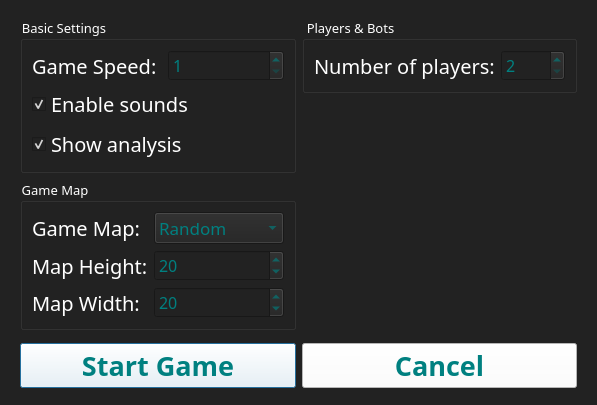
<?xml version="1.0" encoding="UTF-8"?>
<ui version="4.0">
 <class>LocalGameDialog</class>
 <widget class="QDialog" name="LocalGameDialog">
  <property name="geometry">
   <rect>
    <x>0</x>
    <y>0</y>
    <width>597</width>
    <height>405</height>
   </rect>
  </property>
  <property name="font">
   <font>
    <family>Quicksand</family>
   </font>
  </property>
  <property name="windowTitle">
   <string>Local Game</string>
  </property>
  <property name="styleSheet">
   <string notr="true">background-color: rgb(34, 34, 34);</string>
  </property>
  <layout class="QVBoxLayout" name="verticalLayout_5">
   <property name="leftMargin">
    <number>20</number>
   </property>
   <property name="rightMargin">
    <number>20</number>
   </property>
   <item>
    <spacer name="verticalSpacer">
     <property name="orientation">
      <enum>Qt::Orientation::Vertical</enum>
     </property>
     <property name="sizeHint" stdset="0">
      <size>
       <width>20</width>
       <height>40</height>
      </size>
     </property>
    </spacer>
   </item>
   <item>
    <layout class="QHBoxLayout" name="horizontalLayout">
     <item>
      <layout class="QVBoxLayout" name="verticalLayout_3">
       <item>
        <widget class="QGroupBox" name="groupBox">
         <property name="font">
          <font>
           <family>Quicksand</family>
           <pointsize>10</pointsize>
          </font>
         </property>
         <property name="styleSheet">
          <string notr="true">color: white;</string>
         </property>
         <property name="title">
          <string>Basic Settings</string>
         </property>
         <layout class="QVBoxLayout" name="verticalLayout_2">
          <item>
           <layout class="QHBoxLayout" name="horizontalLayout_4">
            <item>
             <widget class="QLabel" name="labGameSpeed">
              <property name="font">
               <font>
                <family>Quicksand</family>
                <pointsize>15</pointsize>
               </font>
              </property>
              <property name="styleSheet">
               <string notr="true">color: white;</string>
              </property>
              <property name="text">
               <string>Game Speed: </string>
              </property>
             </widget>
            </item>
            <item>
             <widget class="QSpinBox" name="spinBox_gameSpeed">
              <property name="font">
               <font>
                <family>Quicksand</family>
                <pointsize>12</pointsize>
               </font>
              </property>
              <property name="styleSheet">
               <string notr="true">color: teal;</string>
              </property>
              <property name="minimum">
               <number>1</number>
              </property>
              <property name="maximum">
               <number>1000</number>
              </property>
             </widget>
            </item>
           </layout>
          </item>
          <item>
           <widget class="QCheckBox" name="checkBox_enableSounds">
            <property name="font">
             <font>
              <family>Quicksand</family>
              <pointsize>15</pointsize>
             </font>
            </property>
            <property name="text">
             <string>Enable sounds</string>
            </property>
            <property name="checked">
             <bool>true</bool>
            </property>
           </widget>
          </item>
          <item>
           <widget class="QCheckBox" name="checkBox_showAnalysis">
            <property name="font">
             <font>
              <family>Quicksand</family>
              <pointsize>15</pointsize>
             </font>
            </property>
            <property name="text">
             <string>Show analysis</string>
            </property>
            <property name="checked">
             <bool>true</bool>
            </property>
           </widget>
          </item>
         </layout>
        </widget>
       </item>
       <item>
        <widget class="QGroupBox" name="groupBox_gameMap">
         <property name="font">
          <font>
           <family>Quicksand</family>
           <pointsize>10</pointsize>
          </font>
         </property>
         <property name="styleSheet">
          <string notr="true">color: white;</string>
         </property>
         <property name="title">
          <string>Game Map</string>
         </property>
         <layout class="QGridLayout" name="gridLayout">
          <item row="0" column="0">
           <widget class="QLabel" name="labGameMap">
            <property name="font">
             <font>
              <family>Quicksand</family>
              <pointsize>15</pointsize>
             </font>
            </property>
            <property name="styleSheet">
             <string notr="true">color: white;</string>
            </property>
            <property name="text">
             <string>Game Map:</string>
            </property>
           </widget>
          </item>
          <item row="0" column="1">
           <widget class="QComboBox" name="comboBox_gameMap">
            <property name="sizePolicy">
             <sizepolicy hsizetype="Expanding" vsizetype="Fixed">
              <horstretch>0</horstretch>
              <verstretch>0</verstretch>
             </sizepolicy>
            </property>
            <property name="font">
             <font>
              <family>Quicksand</family>
              <pointsize>13</pointsize>
             </font>
            </property>
            <property name="styleSheet">
             <string notr="true">color: teal;</string>
            </property>
            <item>
             <property name="text">
              <string>Random</string>
             </property>
            </item>
            <item>
             <property name="text">
              <string>Standard</string>
             </property>
            </item>
           </widget>
          </item>
          <item row="1" column="0">
           <widget class="QLabel" name="labMapHeight">
            <property name="font">
             <font>
              <family>Quicksand</family>
              <pointsize>15</pointsize>
             </font>
            </property>
            <property name="styleSheet">
             <string notr="true">color: white;</string>
            </property>
            <property name="text">
             <string>Map Height:</string>
            </property>
           </widget>
          </item>
          <item row="1" column="1">
           <widget class="QSpinBox" name="spinBox_mapHeight">
            <property name="font">
             <font>
              <family>Quicksand</family>
              <pointsize>12</pointsize>
             </font>
            </property>
            <property name="styleSheet">
             <string notr="true">color: teal;</string>
            </property>
            <property name="minimum">
             <number>1</number>
            </property>
            <property name="maximum">
             <number>100</number>
            </property>
            <property name="value">
             <number>20</number>
            </property>
           </widget>
          </item>
          <item row="2" column="0">
           <widget class="QLabel" name="labMapWidth">
            <property name="font">
             <font>
              <family>Quicksand</family>
              <pointsize>15</pointsize>
             </font>
            </property>
            <property name="styleSheet">
             <string notr="true">color: white;</string>
            </property>
            <property name="text">
             <string>Map Width:</string>
            </property>
           </widget>
          </item>
          <item row="2" column="1">
           <widget class="QSpinBox" name="spinBox_mapWidth">
            <property name="font">
             <font>
              <family>Quicksand</family>
              <pointsize>12</pointsize>
             </font>
            </property>
            <property name="styleSheet">
             <string notr="true">color: teal;</string>
            </property>
            <property name="minimum">
             <number>1</number>
            </property>
            <property name="maximum">
             <number>100</number>
            </property>
            <property name="value">
             <number>20</number>
            </property>
           </widget>
          </item>
         </layout>
        </widget>
       </item>
      </layout>
     </item>
     <item>
      <layout class="QVBoxLayout" name="verticalLayout_4">
       <item>
        <widget class="QGroupBox" name="groupBox_players">
         <property name="font">
          <font>
           <family>Quicksand</family>
           <pointsize>10</pointsize>
          </font>
         </property>
         <property name="styleSheet">
          <string notr="true">color: white;</string>
         </property>
         <property name="title">
          <string>Players &amp;&amp; Bots</string>
         </property>
         <layout class="QVBoxLayout" name="verticalLayout">
          <item>
           <layout class="QHBoxLayout" name="playerLayout">
            <item>
             <widget class="QLabel" name="labNumPlayers">
              <property name="font">
               <font>
                <family>Quicksand</family>
                <pointsize>15</pointsize>
               </font>
              </property>
              <property name="styleSheet">
               <string notr="true">color: white;</string>
              </property>
              <property name="text">
               <string>Number of players:</string>
              </property>
             </widget>
            </item>
            <item>
             <widget class="QSpinBox" name="spinBox_numPlayers">
              <property name="sizePolicy">
               <sizepolicy hsizetype="Expanding" vsizetype="Fixed">
                <horstretch>0</horstretch>
                <verstretch>0</verstretch>
               </sizepolicy>
              </property>
              <property name="font">
               <font>
                <family>Quicksand</family>
                <pointsize>12</pointsize>
               </font>
              </property>
              <property name="styleSheet">
               <string notr="true">color: teal;</string>
              </property>
              <property name="minimum">
               <number>2</number>
              </property>
              <property name="maximum">
               <number>16</number>
              </property>
             </widget>
            </item>
           </layout>
          </item>
         </layout>
        </widget>
       </item>
       <item>
        <spacer name="verticalSpacer_2">
         <property name="orientation">
          <enum>Qt::Orientation::Vertical</enum>
         </property>
         <property name="sizeHint" stdset="0">
          <size>
           <width>20</width>
           <height>40</height>
          </size>
         </property>
        </spacer>
       </item>
      </layout>
     </item>
    </layout>
   </item>
   <item>
    <spacer name="verticalSpacer_3">
     <property name="orientation">
      <enum>Qt::Orientation::Vertical</enum>
     </property>
     <property name="sizeHint" stdset="0">
      <size>
       <width>20</width>
       <height>40</height>
      </size>
     </property>
    </spacer>
   </item>
   <item>
    <layout class="QHBoxLayout" name="horizontalLayout_2">
     <item>
      <widget class="QPushButton" name="btnStartGame">
       <property name="font">
        <font>
         <family>Quicksand</family>
         <pointsize>20</pointsize>
         <bold>true</bold>
        </font>
       </property>
       <property name="styleSheet">
        <string notr="true">color: teal;
background-color: white;</string>
       </property>
       <property name="text">
        <string>Start Game</string>
       </property>
      </widget>
     </item>
     <item>
      <widget class="QPushButton" name="btnCancel">
       <property name="font">
        <font>
         <family>Quicksand</family>
         <pointsize>20</pointsize>
         <bold>true</bold>
        </font>
       </property>
       <property name="styleSheet">
        <string notr="true">color: teal;
background-color: white;</string>
       </property>
       <property name="text">
        <string>Cancel</string>
       </property>
      </widget>
     </item>
    </layout>
   </item>
   <item>
    <spacer name="verticalSpacer_4">
     <property name="orientation">
      <enum>Qt::Orientation::Vertical</enum>
     </property>
     <property name="sizeHint" stdset="0">
      <size>
       <width>20</width>
       <height>40</height>
      </size>
     </property>
    </spacer>
   </item>
  </layout>
 </widget>
 <resources/>
 <connections/>
</ui>
